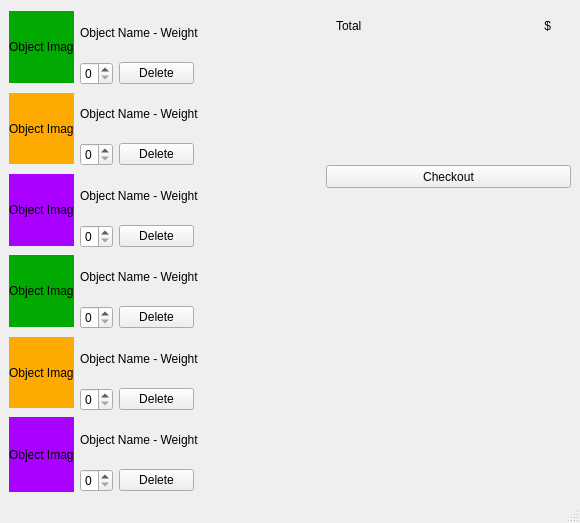
<?xml version="1.0" encoding="UTF-8"?>
<ui version="4.0">
 <class>MainWindow</class>
 <widget class="QMainWindow" name="MainWindow">
  <property name="geometry">
   <rect>
    <x>0</x>
    <y>0</y>
    <width>580</width>
    <height>523</height>
   </rect>
  </property>
  <property name="windowTitle">
   <string>MainWindow</string>
  </property>
  <widget class="QWidget" name="centralwidget">
   <layout class="QHBoxLayout" name="horizontalLayout_20">
    <item>
     <layout class="QHBoxLayout" name="horizontalLayout_7">
      <item>
       <layout class="QVBoxLayout" name="verticalLayout_4">
        <item>
         <layout class="QHBoxLayout" name="horizontalLayout_3">
          <item>
           <widget class="QLabel" name="label_3">
            <property name="maximumSize">
             <size>
              <width>65</width>
              <height>72</height>
             </size>
            </property>
            <property name="styleSheet">
             <string notr="true">border-color: rgb(0, 0, 0);
background-color: rgb(0, 170, 0);</string>
            </property>
            <property name="text">
             <string>Object Image</string>
            </property>
           </widget>
          </item>
          <item>
           <layout class="QVBoxLayout" name="verticalLayout_2">
            <item>
             <widget class="QLabel" name="label_4">
              <property name="styleSheet">
               <string notr="true">font: 75 10pt &quot;MS Shell Dlg 2&quot;;</string>
              </property>
              <property name="text">
               <string>Object Name - Weight</string>
              </property>
             </widget>
            </item>
            <item>
             <layout class="QHBoxLayout" name="horizontalLayout_4">
              <item>
               <widget class="QSpinBox" name="spinBox_2">
                <property name="maximumSize">
                 <size>
                  <width>33</width>
                  <height>16777215</height>
                 </size>
                </property>
               </widget>
              </item>
              <item>
               <widget class="QPushButton" name="pushButton_2">
                <property name="minimumSize">
                 <size>
                  <width>46</width>
                  <height>0</height>
                 </size>
                </property>
                <property name="maximumSize">
                 <size>
                  <width>75</width>
                  <height>16777215</height>
                 </size>
                </property>
                <property name="text">
                 <string>Delete</string>
                </property>
               </widget>
              </item>
              <item>
               <spacer name="horizontalSpacer_3">
                <property name="orientation">
                 <enum>Qt::Horizontal</enum>
                </property>
                <property name="sizeHint" stdset="0">
                 <size>
                  <width>40</width>
                  <height>20</height>
                 </size>
                </property>
               </spacer>
              </item>
             </layout>
            </item>
           </layout>
          </item>
         </layout>
        </item>
        <item>
         <layout class="QHBoxLayout" name="horizontalLayout_5">
          <item>
           <widget class="QLabel" name="label_5">
            <property name="maximumSize">
             <size>
              <width>65</width>
              <height>71</height>
             </size>
            </property>
            <property name="styleSheet">
             <string notr="true">border-color: rgb(0, 0, 0);
background-color: rgb(255, 170, 0);</string>
            </property>
            <property name="text">
             <string>Object Image</string>
            </property>
           </widget>
          </item>
          <item>
           <layout class="QVBoxLayout" name="verticalLayout_3">
            <item>
             <widget class="QLabel" name="label_6">
              <property name="styleSheet">
               <string notr="true">font: 75 10pt &quot;MS Shell Dlg 2&quot;;</string>
              </property>
              <property name="text">
               <string>Object Name - Weight</string>
              </property>
             </widget>
            </item>
            <item>
             <layout class="QHBoxLayout" name="horizontalLayout_6">
              <item>
               <widget class="QSpinBox" name="spinBox_3">
                <property name="maximumSize">
                 <size>
                  <width>33</width>
                  <height>16777215</height>
                 </size>
                </property>
               </widget>
              </item>
              <item>
               <widget class="QPushButton" name="pushButton_3">
                <property name="minimumSize">
                 <size>
                  <width>46</width>
                  <height>0</height>
                 </size>
                </property>
                <property name="maximumSize">
                 <size>
                  <width>75</width>
                  <height>16777215</height>
                 </size>
                </property>
                <property name="text">
                 <string>Delete</string>
                </property>
               </widget>
              </item>
              <item>
               <spacer name="horizontalSpacer_5">
                <property name="orientation">
                 <enum>Qt::Horizontal</enum>
                </property>
                <property name="sizeHint" stdset="0">
                 <size>
                  <width>40</width>
                  <height>20</height>
                 </size>
                </property>
               </spacer>
              </item>
             </layout>
            </item>
           </layout>
          </item>
         </layout>
        </item>
        <item>
         <layout class="QHBoxLayout" name="horizontalLayout_2">
          <item>
           <widget class="QLabel" name="label_2">
            <property name="maximumSize">
             <size>
              <width>65</width>
              <height>72</height>
             </size>
            </property>
            <property name="styleSheet">
             <string notr="true">border-color: rgb(0, 0, 0);
background-color: rgb(170, 0, 255);</string>
            </property>
            <property name="text">
             <string>Object Image</string>
            </property>
           </widget>
          </item>
          <item>
           <layout class="QVBoxLayout" name="verticalLayout">
            <item>
             <widget class="QLabel" name="label">
              <property name="styleSheet">
               <string notr="true">font: 75 10pt &quot;MS Shell Dlg 2&quot;;</string>
              </property>
              <property name="text">
               <string>Object Name - Weight</string>
              </property>
             </widget>
            </item>
            <item>
             <layout class="QHBoxLayout" name="horizontalLayout">
              <item>
               <widget class="QSpinBox" name="spinBox">
                <property name="maximumSize">
                 <size>
                  <width>33</width>
                  <height>16777215</height>
                 </size>
                </property>
               </widget>
              </item>
              <item>
               <widget class="QPushButton" name="pushButton">
                <property name="minimumSize">
                 <size>
                  <width>46</width>
                  <height>0</height>
                 </size>
                </property>
                <property name="maximumSize">
                 <size>
                  <width>75</width>
                  <height>16777215</height>
                 </size>
                </property>
                <property name="text">
                 <string>Delete</string>
                </property>
               </widget>
              </item>
              <item>
               <spacer name="horizontalSpacer_2">
                <property name="orientation">
                 <enum>Qt::Horizontal</enum>
                </property>
                <property name="sizeHint" stdset="0">
                 <size>
                  <width>40</width>
                  <height>20</height>
                 </size>
                </property>
               </spacer>
              </item>
             </layout>
            </item>
           </layout>
          </item>
         </layout>
        </item>
        <item>
         <layout class="QHBoxLayout" name="horizontalLayout_14">
          <item>
           <widget class="QLabel" name="label_15">
            <property name="maximumSize">
             <size>
              <width>65</width>
              <height>72</height>
             </size>
            </property>
            <property name="styleSheet">
             <string notr="true">border-color: rgb(0, 0, 0);
background-color: rgb(0, 170, 0);</string>
            </property>
            <property name="text">
             <string>Object Image</string>
            </property>
           </widget>
          </item>
          <item>
           <layout class="QVBoxLayout" name="verticalLayout_9">
            <item>
             <widget class="QLabel" name="label_16">
              <property name="styleSheet">
               <string notr="true">font: 75 10pt &quot;MS Shell Dlg 2&quot;;</string>
              </property>
              <property name="text">
               <string>Object Name - Weight</string>
              </property>
             </widget>
            </item>
            <item>
             <layout class="QHBoxLayout" name="horizontalLayout_15">
              <item>
               <widget class="QSpinBox" name="spinBox_7">
                <property name="maximumSize">
                 <size>
                  <width>33</width>
                  <height>16777215</height>
                 </size>
                </property>
               </widget>
              </item>
              <item>
               <widget class="QPushButton" name="pushButton_8">
                <property name="minimumSize">
                 <size>
                  <width>46</width>
                  <height>0</height>
                 </size>
                </property>
                <property name="maximumSize">
                 <size>
                  <width>75</width>
                  <height>16777215</height>
                 </size>
                </property>
                <property name="text">
                 <string>Delete</string>
                </property>
               </widget>
              </item>
              <item>
               <spacer name="horizontalSpacer_10">
                <property name="orientation">
                 <enum>Qt::Horizontal</enum>
                </property>
                <property name="sizeHint" stdset="0">
                 <size>
                  <width>40</width>
                  <height>20</height>
                 </size>
                </property>
               </spacer>
              </item>
             </layout>
            </item>
           </layout>
          </item>
         </layout>
        </item>
        <item>
         <layout class="QHBoxLayout" name="horizontalLayout_18">
          <item>
           <widget class="QLabel" name="label_19">
            <property name="maximumSize">
             <size>
              <width>65</width>
              <height>71</height>
             </size>
            </property>
            <property name="styleSheet">
             <string notr="true">border-color: rgb(0, 0, 0);
background-color: rgb(255, 170, 0);</string>
            </property>
            <property name="text">
             <string>Object Image</string>
            </property>
           </widget>
          </item>
          <item>
           <layout class="QVBoxLayout" name="verticalLayout_11">
            <item>
             <widget class="QLabel" name="label_20">
              <property name="styleSheet">
               <string notr="true">font: 75 10pt &quot;MS Shell Dlg 2&quot;;</string>
              </property>
              <property name="text">
               <string>Object Name - Weight</string>
              </property>
             </widget>
            </item>
            <item>
             <layout class="QHBoxLayout" name="horizontalLayout_19">
              <item>
               <widget class="QSpinBox" name="spinBox_9">
                <property name="maximumSize">
                 <size>
                  <width>33</width>
                  <height>16777215</height>
                 </size>
                </property>
               </widget>
              </item>
              <item>
               <widget class="QPushButton" name="pushButton_10">
                <property name="minimumSize">
                 <size>
                  <width>46</width>
                  <height>0</height>
                 </size>
                </property>
                <property name="maximumSize">
                 <size>
                  <width>75</width>
                  <height>16777215</height>
                 </size>
                </property>
                <property name="text">
                 <string>Delete</string>
                </property>
               </widget>
              </item>
              <item>
               <spacer name="horizontalSpacer_12">
                <property name="orientation">
                 <enum>Qt::Horizontal</enum>
                </property>
                <property name="sizeHint" stdset="0">
                 <size>
                  <width>40</width>
                  <height>20</height>
                 </size>
                </property>
               </spacer>
              </item>
             </layout>
            </item>
           </layout>
          </item>
         </layout>
        </item>
        <item>
         <layout class="QHBoxLayout" name="horizontalLayout_16">
          <item>
           <widget class="QLabel" name="label_17">
            <property name="maximumSize">
             <size>
              <width>65</width>
              <height>16777215</height>
             </size>
            </property>
            <property name="styleSheet">
             <string notr="true">border-color: rgb(0, 0, 0);
background-color: rgb(170, 0, 255);</string>
            </property>
            <property name="text">
             <string>Object Image</string>
            </property>
           </widget>
          </item>
          <item>
           <layout class="QVBoxLayout" name="verticalLayout_10">
            <item>
             <widget class="QLabel" name="label_18">
              <property name="styleSheet">
               <string notr="true">font: 75 10pt &quot;MS Shell Dlg 2&quot;;</string>
              </property>
              <property name="text">
               <string>Object Name - Weight</string>
              </property>
             </widget>
            </item>
            <item>
             <layout class="QHBoxLayout" name="horizontalLayout_17">
              <item>
               <widget class="QSpinBox" name="spinBox_8">
                <property name="maximumSize">
                 <size>
                  <width>33</width>
                  <height>16777215</height>
                 </size>
                </property>
               </widget>
              </item>
              <item>
               <widget class="QPushButton" name="pushButton_9">
                <property name="minimumSize">
                 <size>
                  <width>46</width>
                  <height>0</height>
                 </size>
                </property>
                <property name="maximumSize">
                 <size>
                  <width>75</width>
                  <height>16777215</height>
                 </size>
                </property>
                <property name="text">
                 <string>Delete</string>
                </property>
               </widget>
              </item>
              <item>
               <spacer name="horizontalSpacer_11">
                <property name="orientation">
                 <enum>Qt::Horizontal</enum>
                </property>
                <property name="sizeHint" stdset="0">
                 <size>
                  <width>40</width>
                  <height>20</height>
                 </size>
                </property>
               </spacer>
              </item>
             </layout>
            </item>
           </layout>
          </item>
         </layout>
        </item>
       </layout>
      </item>
      <item>
       <layout class="QVBoxLayout" name="verticalLayout_5">
        <item>
         <layout class="QFormLayout" name="formLayout">
          <property name="sizeConstraint">
           <enum>QLayout::SetFixedSize</enum>
          </property>
          <property name="leftMargin">
           <number>10</number>
          </property>
          <property name="topMargin">
           <number>10</number>
          </property>
          <property name="rightMargin">
           <number>20</number>
          </property>
          <item row="0" column="0">
           <widget class="QLabel" name="label_7">
            <property name="minimumSize">
             <size>
              <width>0</width>
              <height>0</height>
             </size>
            </property>
            <property name="styleSheet">
             <string notr="true">font: 75 20pt &quot;MS Shell Dlg 2&quot;;</string>
            </property>
            <property name="text">
             <string>Total</string>
            </property>
           </widget>
          </item>
          <item row="0" column="1">
           <widget class="QLabel" name="label_8">
            <property name="layoutDirection">
             <enum>Qt::LeftToRight</enum>
            </property>
            <property name="text">
             <string>$</string>
            </property>
            <property name="alignment">
             <set>Qt::AlignRight|Qt::AlignTrailing|Qt::AlignVCenter</set>
            </property>
           </widget>
          </item>
          <item row="1" column="0">
           <spacer name="verticalSpacer">
            <property name="orientation">
             <enum>Qt::Vertical</enum>
            </property>
            <property name="sizeType">
             <enum>QSizePolicy::Fixed</enum>
            </property>
            <property name="sizeHint" stdset="0">
             <size>
              <width>20</width>
              <height>120</height>
             </size>
            </property>
           </spacer>
          </item>
          <item row="1" column="1">
           <spacer name="horizontalSpacer_8">
            <property name="orientation">
             <enum>Qt::Horizontal</enum>
            </property>
            <property name="sizeType">
             <enum>QSizePolicy::Maximum</enum>
            </property>
            <property name="sizeHint" stdset="0">
             <size>
              <width>140</width>
              <height>20</height>
             </size>
            </property>
           </spacer>
          </item>
         </layout>
        </item>
        <item>
         <widget class="QPushButton" name="pushButton_4">
          <property name="sizePolicy">
           <sizepolicy hsizetype="Fixed" vsizetype="Fixed">
            <horstretch>0</horstretch>
            <verstretch>0</verstretch>
           </sizepolicy>
          </property>
          <property name="minimumSize">
           <size>
            <width>245</width>
            <height>23</height>
           </size>
          </property>
          <property name="text">
           <string>Checkout</string>
          </property>
         </widget>
        </item>
        <item>
         <spacer name="verticalSpacer_2">
          <property name="orientation">
           <enum>Qt::Vertical</enum>
          </property>
          <property name="sizeHint" stdset="0">
           <size>
            <width>20</width>
            <height>40</height>
           </size>
          </property>
         </spacer>
        </item>
       </layout>
      </item>
     </layout>
    </item>
   </layout>
  </widget>
  <widget class="QMenuBar" name="menubar">
   <property name="geometry">
    <rect>
     <x>0</x>
     <y>0</y>
     <width>580</width>
     <height>21</height>
    </rect>
   </property>
  </widget>
  <widget class="QStatusBar" name="statusbar"/>
 </widget>
 <resources/>
 <connections/>
</ui>
